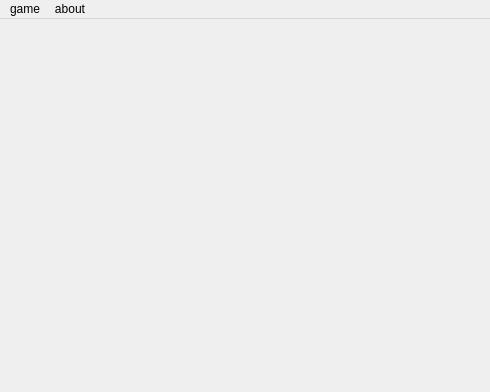
<?xml version="1.0" encoding="UTF-8"?>
<ui version="4.0">
 <class>MainWindow</class>
 <widget class="QMainWindow" name="MainWindow">
  <property name="geometry">
   <rect>
    <x>0</x>
    <y>0</y>
    <width>490</width>
    <height>392</height>
   </rect>
  </property>
  <property name="windowTitle">
   <string>MainWindow</string>
  </property>
  <widget class="QWidget" name="centralWidget"/>
  <widget class="QMenuBar" name="menuBar">
   <property name="geometry">
    <rect>
     <x>0</x>
     <y>0</y>
     <width>490</width>
     <height>23</height>
    </rect>
   </property>
   <widget class="QMenu" name="menuGame">
    <property name="title">
     <string>game</string>
    </property>
    <addaction name="actionReStart"/>
    <addaction name="actionPrimary"/>
    <addaction name="actionInternediate"/>
    <addaction name="actionHigh"/>
    <addaction name="actionUser_Define"/>
    <addaction name="actionExit"/>
   </widget>
   <widget class="QMenu" name="menuAbout">
    <property name="title">
     <string>about</string>
    </property>
    <addaction name="actionHow_to_play"/>
   </widget>
   <addaction name="menuGame"/>
   <addaction name="menuAbout"/>
  </widget>
  <action name="actionReStart">
   <property name="text">
    <string>重新开始</string>
   </property>
  </action>
  <action name="actionPrimary">
   <property name="text">
    <string>初级</string>
   </property>
  </action>
  <action name="actionInternediate">
   <property name="text">
    <string>中级</string>
   </property>
  </action>
  <action name="actionHigh">
   <property name="text">
    <string>高级</string>
   </property>
  </action>
  <action name="actionExit">
   <property name="text">
    <string>退出</string>
   </property>
  </action>
  <action name="actionUser_Define">
   <property name="text">
    <string>自定义</string>
   </property>
  </action>
  <action name="actionHow_to_play">
   <property name="text">
    <string>怎么玩</string>
   </property>
  </action>
 </widget>
 <layoutdefault spacing="6" margin="11"/>
 <resources/>
 <connections/>
</ui>
